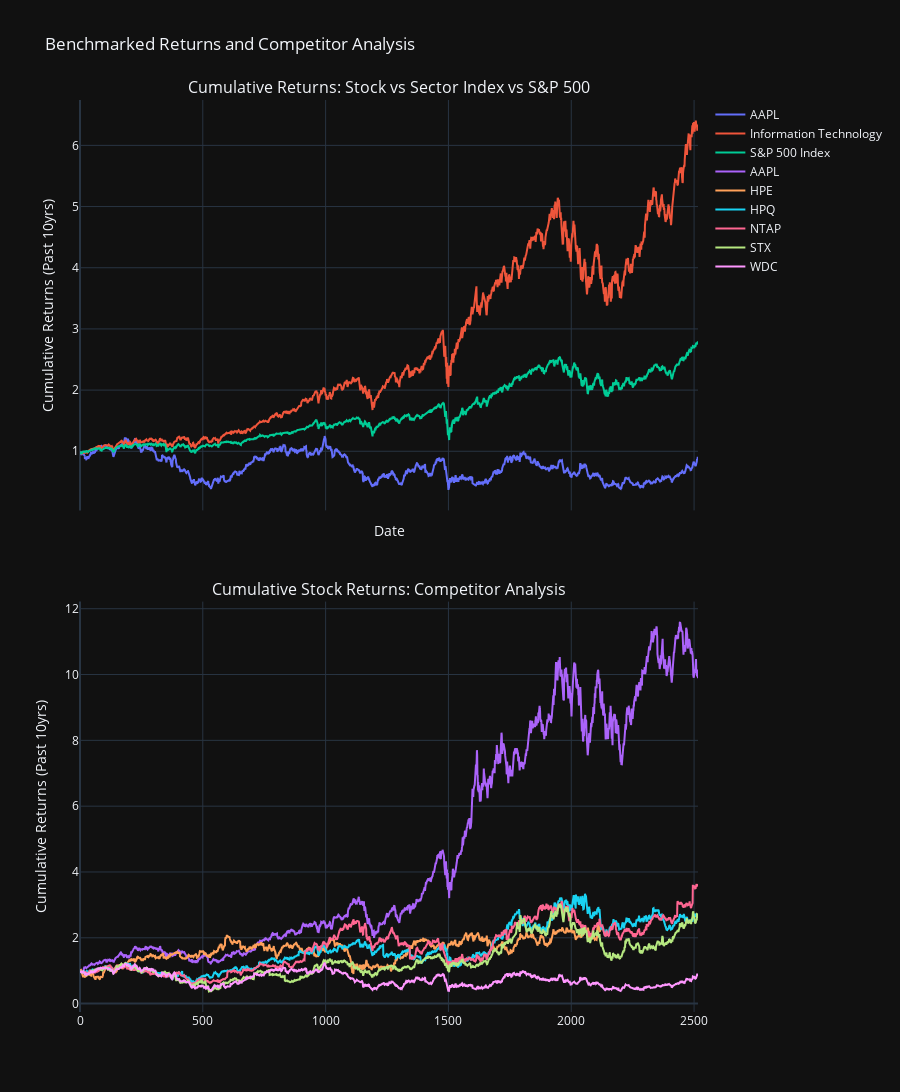

Here is the notebook cell this chart was saved with:
### Code cell
import yfinance as yf
import pandas as pd
import plotly.graph_objects as go
from plotly.subplots import make_subplots

def benchmarksAndCompetitorAnalysis(symbol: str):
    """
    Get comparison of returns against benchmarks and competitors from similar industry for the desired symbol.
    symbol: Symbol
    """
    # Get data and processing it
    data = yf.download(symbol, period='10y', interval='1d')
    data = data.reset_index()

    indices = {"Information Technology": "^SP500-45", "Health Care": "^SP500-35", "Financials": "^SP500-40",
               "Consumer Discretionary": "^SP500-25", "Communication Services": "^SP500-50", "Industrials": "^SP500-20",
               "Consumer Staples": "^SP500-30", "Energy": "^SP500-10", "Utilities": "^SP500-55", "Real Estate": "^SP500-60",
               "Materials": "^SP500-15", "S&P 500 Index": "^GSPC"}

    SP_data = pd.read_excel("S&P500data.xlsx")
    SP_data.columns = SP_data.iloc[0, :]
    SP_data = SP_data.drop(index=0)

    symbol_sector = SP_data[SP_data['Symbol'] == symbol]['GICS Sector'].item()
    symbol_subsector = SP_data[SP_data['Symbol'] == symbol]['GICS Sub-Industry'].item()

    sector_index = yf.download(indices[symbol_sector], period='10y', interval='1d')
    sector_index = sector_index.reset_index()

    SP_index = yf.download(indices["S&P 500 Index"], period='10y', interval='1d')
    SP_index = SP_index.reset_index()

    competitor_data = SP_data[(SP_data['GICS Sector'] == symbol_sector) & (SP_data['GICS Sub-Industry'] == symbol_subsector)]
    tickers = list(competitor_data['Symbol'])
    stock_data = {}
    for ticker in tickers:
        data = yf.download(ticker, period='10y', interval='1d')
        data = data.reset_index()
        stock_data[ticker] = data

    # Plot data
    fig = make_subplots(rows=2, cols=1, shared_xaxes=True, vertical_spacing=0.1, subplot_titles=['Cumulative Returns: Stock vs Sector Index vs S&P 500','Cumulative Stock Returns: Competitor Analysis'])

    # Subplot 1: Comparison with benchmark returns
    stock_cumulative_returns = (1 + data['Adj Close'].pct_change()).cumprod()
    sector_cumulative_returns = (1 + sector_index['Adj Close'].pct_change()).cumprod()
    sp500_cumulative_returns = (1 + SP_index['Adj Close'].pct_change()).cumprod()

    stock_trace = go.Scatter(x=stock_cumulative_returns.index, y=stock_cumulative_returns.values, mode='lines', name=symbol)
    sector_trace = go.Scatter(x=sector_cumulative_returns.index, y=sector_cumulative_returns.values, mode='lines', name=symbol_sector)
    sp500_trace = go.Scatter(x=sp500_cumulative_returns.index, y=sp500_cumulative_returns.values, mode='lines', name="S&P 500 Index")

    fig.add_trace(stock_trace, row=1, col=1)
    fig.add_trace(sector_trace, row=1, col=1)
    fig.add_trace(sp500_trace, row=1, col=1)
    fig.update_layout(title='Benchmarked Returns and Competitor Analysis', xaxis_title='Date', yaxis_title='Cumulative Returns (Past 10yrs)', height=1200, template='plotly_dark')

    # Subplot 2: Comparison with competitors
    traces = []
    for ticker in tickers:
        data = stock_data[ticker]['Adj Close']
        cumulative_returns = (1 + data.pct_change()).cumprod()
        trace = go.Scatter(x=cumulative_returns.index, y=cumulative_returns.values, mode='lines', name=ticker, showlegend=True)
        traces.append(trace)

    for trace in traces:
        fig.add_trace(trace, row=2, col=1)

    fig.update_layout(yaxis2=dict(title='Cumulative Returns (Past 10yrs)'), height=1200)

    return fig
benchmarksAndCompetitorAnalysis('AAPL')

### Figure 1 — Plotly figure (JSON) as saved in the notebook; plotly's stock layout.template omitted (floating-point values rounded to 4 significant figures; data arrays with more than 128 entries replaced by an {"elided": "..."} marker saying what was removed)
{"data": [{"mode": "lines", "name": "AAPL", "type": "scatter", "x": {"elided": "2517 int values"}, "xaxis": "x", "y": {"elided": "2517 float values"}, "yaxis": "y"}, {"mode": "lines", "name": "Information Technology", "type": "scatter", "x": {"elided": "2514 int values"}, "xaxis": "x", "y": {"elided": "2514 float values"}, "yaxis": "y"}, {"mode": "lines", "name": "S&P 500 Index", "type": "scatter", "x": {"elided": "2517 int values"}, "xaxis": "x", "y": {"elided": "2517 float values"}, "yaxis": "y"}, {"mode": "lines", "name": "AAPL", "showlegend": true, "type": "scatter", "x": {"elided": "2517 int values"}, "xaxis": "x2", "y": {"elided": "2517 float values"}, "yaxis": "y2"}, {"mode": "lines", "name": "HPE", "showlegend": true, "type": "scatter", "x": {"elided": "2127 int values"}, "xaxis": "x2", "y": {"elided": "2127 float values"}, "yaxis": "y2"}, {"mode": "lines", "name": "HPQ", "showlegend": true, "type": "scatter", "x": {"elided": "2517 int values"}, "xaxis": "x2", "y": {"elided": "2517 float values"}, "yaxis": "y2"}, {"mode": "lines", "name": "NTAP", "showlegend": true, "type": "scatter", "x": {"elided": "2517 int values"}, "xaxis": "x2", "y": {"elided": "2517 float values"}, "yaxis": "y2"}, {"mode": "lines", "name": "STX", "showlegend": true, "type": "scatter", "x": {"elided": "2517 int values"}, "xaxis": "x2", "y": {"elided": "2517 float values"}, "yaxis": "y2"}, {"mode": "lines", "name": "WDC", "showlegend": true, "type": "scatter", "x": {"elided": "2517 int values"}, "xaxis": "x2", "y": {"elided": "2517 float values"}, "yaxis": "y2"}], "layout": {"annotations": [{"font": {"size": 16}, "showarrow": false, "text": "Cumulative Returns: Stock vs Sector Index vs S&P 500", "x": 0.5, "xanchor": "center", "xref": "paper", "y": 1, "yanchor": "bottom", "yref": "paper"}, {"font": {"size": 16}, "showarrow": false, "text": "Cumulative Stock Returns: Competitor Analysis", "x": 0.5, "xanchor": "center", "xref": "paper", "y": 0.45, "yanchor": "bottom", "yref": "paper"}], "height": 1200, "title": {"text": "Benchmarked Returns and Competitor Analysis"}, "xaxis": {"anchor": "y", "domain": [0, 1], "matches": "x2", "showticklabels": false, "title": {"text": "Date"}}, "xaxis2": {"anchor": "y2", "domain": [0, 1]}, "yaxis": {"anchor": "x", "domain": [0.55, 1], "title": {"text": "Cumulative Returns (Past 10yrs)"}}, "yaxis2": {"anchor": "x2", "domain": [0, 0.45], "title": {"text": "Cumulative Returns (Past 10yrs)"}}}}
